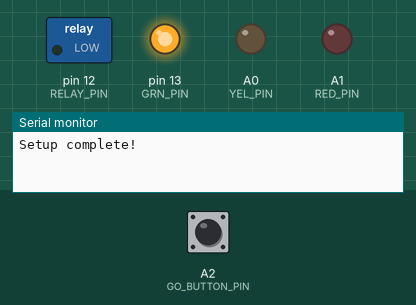
This sketch was run on a simulated Teensy 4. On the bench: switched loads named in the sketch (green lamp = pin HIGH), output pins drawn as LEDs (lit = HIGH), the last lines printed to the serial monitor. The inputs (shaded band) are chosen by the test bench; at power-on: A2 (GO_BUTTON_PIN) LOW.

Above: at 1.2 s.
1.3 s: A2 (GO_BUTTON_PIN) pulled HIGH for 0.15 s
At 3.4 s:
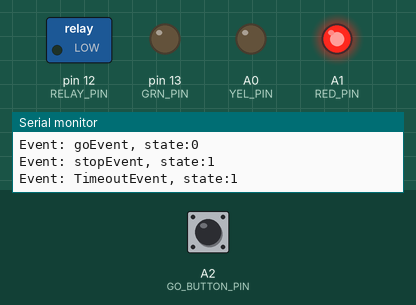
3.8 s: A2 (GO_BUTTON_PIN) pulled HIGH for 1 s
At 4.6 s:
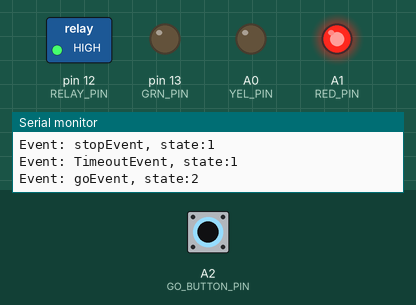
6.4 s: A2 (GO_BUTTON_PIN) pulled HIGH for 3.2 s
At 7.2 s:
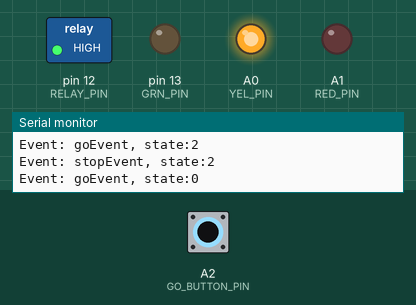
Timing chart, 0 to 11.2 s (numbered marks = the images above; inputs shaded):
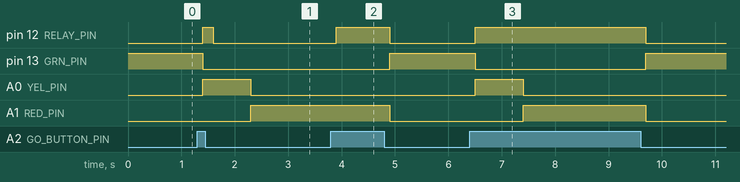

Measured:
- after the input at 1.3 s, pin 12 (RELAY_PIN): LOW → HIGH after 0.10 s, → LOW 0.20 s later; pin 13 (GRN_PIN): HIGH → LOW after 0.10 s; A0 (YEL_PIN): LOW → HIGH after 0.10 s, → LOW 0.90 s later; A1 (RED_PIN): LOW → HIGH after 1.0 s
- after the input at 3.8 s, pin 12 (RELAY_PIN): LOW → HIGH after 0.10 s, → LOW 1.0 s later; pin 13 (GRN_PIN): LOW → HIGH after 1.1 s; A1 (RED_PIN): HIGH → LOW after 1.1 s
- after the input at 6.4 s, pin 12 (RELAY_PIN): LOW → HIGH after 0.10 s, → LOW 3.2 s later; pin 13 (GRN_PIN): HIGH → LOW after 0.10 s, → HIGH 3.2 s later; A0 (YEL_PIN): LOW → HIGH after 0.10 s, → LOW 0.90 s later; A1 (RED_PIN): LOW → HIGH after 1.0 s, → LOW 2.3 s later

The sketch:

sm_table_driven.ino
```cpp
// Pinout
#define GRN_PIN 13
#define YEL_PIN 14
#define RED_PIN 15
#define GO_BUTTON_PIN 16

// Relay
#define RELAY_PIN 12

// SM defines
#define LED_GREEN   GRN_PIN
#define LED_YELLOW  YEL_PIN
#define LED_RED     RED_PIN
#define LED_ON  HIGH
#define LED_OFF LOW

#define BUTTON_GO   GO_BUTTON_PIN

#define RELAY       RELAY_PIN
#define RELAY_ON    HIGH
#define RELAY_OFF   LOW

enum
{
  stGreen   = 0,
  stYellow  = 1,
  stRed     = 2,
};

enum
{
  evtButtonPush     = 0,
  evtYTimeout       = 1,
  evtButtonRelease  = 2,
};

typedef struct _state_table_entry_
{
  uint32_t light;
  uint32_t goEvent;
  uint32_t stopEvent;
  uint32_t timeoutEvent;
} stateTableEntry_t;

stateTableEntry_t stateTable[] = {
  // Active LED   Event Go Button   Event Stop Button   Event Timeout
  {LED_GREEN,     stYellow,         stGreen,            stGreen}, // stGreen
  {LED_YELLOW,    stYellow,         stYellow,           stRed},   // stYellow
  {LED_RED,       stRed,            stGreen,            stRed},   // stRed
};

// Global objects
// Create an IntervalTimer object
IntervalTimer myTimer;
#define TIMER_INTERVAL_US   100000
#define YELLOW_TIMEOUT_COUNT 10

typedef struct _stopLightCtx_t
{
  uint32_t state;
  bool bStopCondition;
  bool bGoCondition;
  bool bYellowTimeout;
  uint32_t yellowCount;
  bool bGoButton, bGoButtonDelay;
  bool bButtonPrevious;
} stopLightCtx_t;

stopLightCtx_t gCtx;

void initContext(void)
{
  gCtx.state = stGreen;
  gCtx.bStopCondition = false;
  gCtx.bGoCondition = false;
  gCtx.bYellowTimeout = true;
  gCtx.yellowCount = 0;
  gCtx.bGoButtonDelay = false;
  gCtx.bGoButton = false;
  gCtx.bButtonPrevious = false;
}

void initLEDs(void)
{
  pinMode(GRN_PIN, OUTPUT);
  pinMode(YEL_PIN, OUTPUT);
  pinMode(RED_PIN, OUTPUT);
  setLEDOn(LED_GREEN);
  setLEDOff(LED_YELLOW);
  setLEDOff(LED_RED);
}

void initButtons(void)
{
  pinMode(GO_BUTTON_PIN, INPUT);
}

void initRelay(void)
{
  pinMode(RELAY_PIN, OUTPUT);
  setRelayOff();
}

void setup()
{
  Serial.begin(115200);
  initLEDs();
  initButtons();
  initRelay();
  initContext();
  myTimer.begin(isrTimerTick, TIMER_INTERVAL_US);
  Serial.print("Setup complete!\n");
}

void setRelayOn(void)
{
  digitalWrite(RELAY, RELAY_ON);
}

void setRelayOff(void)
{
  digitalWrite(RELAY, RELAY_OFF);
}

void setLEDOn(uint32_t led)
{
  digitalWrite(led, LED_ON);
}

void setLEDOff(uint32_t led)
{
  digitalWrite(led, LED_OFF);
}

void clearAllLEDs(void)
{
  setLEDOff(LED_GREEN);
  setLEDOff(LED_YELLOW);
  setLEDOff(LED_RED);
}

bool readButton(uint32_t button)
{
  uint32_t val;
  val = digitalRead(button);
  if (val)
  {
    return true;
  }
  else
  {
    return false;
  }
}

void isrTimerTick(void)
{
  // debounce buttons
  gCtx.bGoButtonDelay = gCtx.bGoButton;
  gCtx.bGoButton = readButton(BUTTON_GO);

  if (gCtx.bGoButton == gCtx.bGoButtonDelay)
  {
    // button state stable and debounced
    gCtx.bGoCondition = !gCtx.bGoButton;
    gCtx.bStopCondition = gCtx.bGoButton;
    if (gCtx.bGoButton != gCtx.bButtonPrevious)
    {
      // change in button state
      if (gCtx.bGoButton) /* 0->1 */
      {
        eventHandlerGo(&stateTable[stateTable[gCtx.state].goEvent]);
      }
      else /* !gCtx.bGoButton 1->0 */
      {
        eventHandlerStop(&stateTable[stateTable[gCtx.state].stopEvent]);
      }
      // store off value
      gCtx.bButtonPrevious = gCtx.bGoButton;
    }
  }

  if (gCtx.state == stYellow)
  {
    gCtx.yellowCount++;
    if (gCtx.yellowCount == YELLOW_TIMEOUT_COUNT)
    {
      gCtx.yellowCount = 0;
      gCtx.bYellowTimeout = true;
      eventHandlerTimeout(&stateTable[stateTable[gCtx.state].timeoutEvent]);
    }
  }
}

void eventHandlerGo(stateTableEntry_t *pStateTableEntry)
{
  Serial.print("Event: goEvent, state:"); Serial.print(gCtx.state); Serial.print("\n");
  clearAllLEDs();
  // change state (if needed)
  gCtx.state = pStateTableEntry->goEvent;
  // set light based on state
  setLEDOn(pStateTableEntry->light);
  setRelayOn();
}

void eventHandlerTimeout(stateTableEntry_t *pStateTableEntry)
{
  Serial.print("Event: TimeoutEvent, state:"); Serial.print(gCtx.state); Serial.print("\n");
  clearAllLEDs();
  // change state (if needed)
  gCtx.state = pStateTableEntry->timeoutEvent;
  // set light based on state
  setLEDOn(pStateTableEntry->light);
}

void eventHandlerStop(stateTableEntry_t *pStateTableEntry)
{
  Serial.print("Event: stopEvent, state:"); Serial.print(gCtx.state); Serial.print("\n");
  clearAllLEDs();
  // change state (if needed)
  gCtx.state = pStateTableEntry->stopEvent;
  // set light based on state
  setLEDOn(pStateTableEntry->light);
  setRelayOff();
}

void loop()
{
  // nothing in main loop
}
```
